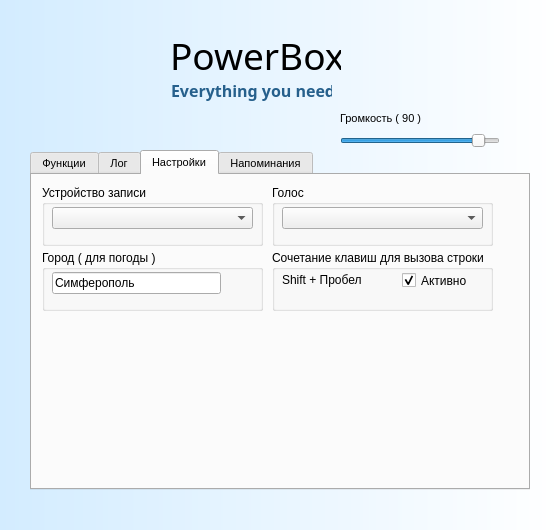
<?xml version="1.0" encoding="UTF-8"?>
<ui version="4.0">
 <class>Dialog</class>
 <widget class="QDialog" name="Dialog">
  <property name="geometry">
   <rect>
    <x>0</x>
    <y>0</y>
    <width>560</width>
    <height>530</height>
   </rect>
  </property>
  <property name="minimumSize">
   <size>
    <width>0</width>
    <height>0</height>
   </size>
  </property>
  <property name="maximumSize">
   <size>
    <width>789</width>
    <height>530</height>
   </size>
  </property>
  <property name="font">
   <font>
    <pointsize>8</pointsize>
   </font>
  </property>
  <property name="mouseTracking">
   <bool>false</bool>
  </property>
  <property name="tabletTracking">
   <bool>false</bool>
  </property>
  <property name="windowTitle">
   <string>Dialog</string>
  </property>
  <property name="windowIcon">
   <iconset resource="PowerBox.qrc">
    <normaloff>:/logo/powerbox.png</normaloff>:/logo/powerbox.png</iconset>
  </property>
  <property name="windowOpacity">
   <double>1.000000000000000</double>
  </property>
  <property name="layoutDirection">
   <enum>Qt::LeftToRight</enum>
  </property>
  <property name="styleSheet">
   <string notr="true">QDialog {
	background-color:qlineargradient(spread:pad, x1:0, y1:0, x2:1, y2:0, stop:0 rgb(211, 236, 255), stop:1 rgba(255, 255, 255, 255));
}

QPushButton {
	border: none;
	background:transparent;
}
QPushButton:hover {
	background:rgb(212, 212, 212)
}
QPushButton:pressed {
	background:rgb(195, 195, 195)
}
QTableWidget {
	border: none;
}
QScrollArea {
	background:white;
	color:white;
	background-color:white;
}</string>
  </property>
  <property name="modal">
   <bool>true</bool>
  </property>
  <widget class="QTabWidget" name="tabWidget">
   <property name="geometry">
    <rect>
     <x>30</x>
     <y>150</y>
     <width>500</width>
     <height>340</height>
    </rect>
   </property>
   <property name="currentIndex">
    <number>2</number>
   </property>
   <widget class="QWidget" name="functions">
    <attribute name="title">
     <string>Функции</string>
    </attribute>
    <widget class="QTableWidget" name="tableWidget">
     <property name="geometry">
      <rect>
       <x>0</x>
       <y>0</y>
       <width>491</width>
       <height>318</height>
      </rect>
     </property>
     <property name="minimumSize">
      <size>
       <width>491</width>
       <height>311</height>
      </size>
     </property>
     <property name="maximumSize">
      <size>
       <width>491</width>
       <height>16777215</height>
      </size>
     </property>
     <property name="mouseTracking">
      <bool>true</bool>
     </property>
     <property name="frameShape">
      <enum>QFrame::NoFrame</enum>
     </property>
     <property name="frameShadow">
      <enum>QFrame::Raised</enum>
     </property>
     <property name="lineWidth">
      <number>1</number>
     </property>
     <property name="midLineWidth">
      <number>0</number>
     </property>
     <property name="horizontalScrollBarPolicy">
      <enum>Qt::ScrollBarAlwaysOff</enum>
     </property>
     <property name="autoScroll">
      <bool>true</bool>
     </property>
     <property name="editTriggers">
      <set>QAbstractItemView::NoEditTriggers</set>
     </property>
     <property name="showDropIndicator" stdset="0">
      <bool>true</bool>
     </property>
     <property name="dragEnabled">
      <bool>false</bool>
     </property>
     <property name="alternatingRowColors">
      <bool>false</bool>
     </property>
     <property name="selectionBehavior">
      <enum>QAbstractItemView::SelectItems</enum>
     </property>
     <property name="textElideMode">
      <enum>Qt::ElideRight</enum>
     </property>
     <property name="verticalScrollMode">
      <enum>QAbstractItemView::ScrollPerPixel</enum>
     </property>
     <property name="horizontalScrollMode">
      <enum>QAbstractItemView::ScrollPerItem</enum>
     </property>
     <property name="showGrid">
      <bool>true</bool>
     </property>
     <property name="gridStyle">
      <enum>Qt::DashLine</enum>
     </property>
     <property name="sortingEnabled">
      <bool>false</bool>
     </property>
     <property name="wordWrap">
      <bool>true</bool>
     </property>
     <property name="cornerButtonEnabled">
      <bool>true</bool>
     </property>
     <property name="rowCount">
      <number>14</number>
     </property>
     <attribute name="horizontalHeaderCascadingSectionResizes">
      <bool>true</bool>
     </attribute>
     <attribute name="horizontalHeaderMinimumSectionSize">
      <number>50</number>
     </attribute>
     <attribute name="horizontalHeaderDefaultSectionSize">
      <number>150</number>
     </attribute>
     <attribute name="horizontalHeaderHighlightSections">
      <bool>true</bool>
     </attribute>
     <attribute name="horizontalHeaderShowSortIndicator" stdset="0">
      <bool>false</bool>
     </attribute>
     <attribute name="horizontalHeaderStretchLastSection">
      <bool>true</bool>
     </attribute>
     <attribute name="verticalHeaderVisible">
      <bool>false</bool>
     </attribute>
     <attribute name="verticalHeaderCascadingSectionResizes">
      <bool>true</bool>
     </attribute>
     <attribute name="verticalHeaderMinimumSectionSize">
      <number>50</number>
     </attribute>
     <attribute name="verticalHeaderDefaultSectionSize">
      <number>50</number>
     </attribute>
     <attribute name="verticalHeaderHighlightSections">
      <bool>true</bool>
     </attribute>
     <attribute name="verticalHeaderShowSortIndicator" stdset="0">
      <bool>true</bool>
     </attribute>
     <attribute name="verticalHeaderStretchLastSection">
      <bool>true</bool>
     </attribute>
     <row>
      <property name="text">
       <string>Время</string>
      </property>
     </row>
     <row>
      <property name="text">
       <string>Погода</string>
      </property>
     </row>
     <row>
      <property name="text">
       <string>Открытие строки</string>
      </property>
     </row>
     <row>
      <property name="text">
       <string>Выход из сеанса (Win + L)</string>
      </property>
     </row>
     <row>
      <property name="text">
       <string>Копирование сказанного</string>
      </property>
     </row>
     <row>
      <property name="text">
       <string>Завершение работы</string>
      </property>
     </row>
     <row>
      <property name="text">
       <string>Отмена завершения работы</string>
      </property>
     </row>
     <row>
      <property name="text">
       <string>Перезагрузка</string>
      </property>
     </row>
     <row>
      <property name="text">
       <string>Отмена перезагрузки</string>
      </property>
     </row>
     <row>
      <property name="text">
       <string>Напоминание</string>
      </property>
     </row>
     <row>
      <property name="text">
       <string>Удаление всех напоминаний</string>
      </property>
     </row>
     <row>
      <property name="text">
       <string>Математ. операции</string>
      </property>
     </row>
     <row>
      <property name="text">
       <string>Написание текста</string>
      </property>
     </row>
     <row>
      <property name="text">
       <string>Поиск в Интернете</string>
      </property>
     </row>
     <column>
      <property name="text">
       <string>Ключевые фразы</string>
      </property>
     </column>
     <item row="0" column="0">
      <property name="text">
       <string>сколько времени, текущее время, который час</string>
      </property>
     </item>
     <item row="1" column="0">
      <property name="text">
       <string>какая погода, погода на сегодня</string>
      </property>
     </item>
     <item row="2" column="0">
      <property name="text">
       <string>открыть строку, открыть поиск</string>
      </property>
     </item>
     <item row="3" column="0">
      <property name="text">
       <string>заблокировать, выйти из сеанса</string>
      </property>
     </item>
     <item row="4" column="0">
      <property name="text">
       <string>скопировать &lt;слова для копирования&gt;</string>
      </property>
     </item>
     <item row="5" column="0">
      <property name="text">
       <string>завершение работы, выключить компьютер</string>
      </property>
     </item>
     <item row="6" column="0">
      <property name="text">
       <string>отмена завершения работы, отмена, не выключать компьютер</string>
      </property>
     </item>
     <item row="7" column="0">
      <property name="text">
       <string>перезагрузить, перезагрузка компьютера</string>
      </property>
     </item>
     <item row="8" column="0">
      <property name="text">
       <string>отмена, не выключать компьютер</string>
      </property>
     </item>
     <item row="9" column="0">
      <property name="text">
       <string>напомнить &lt;напоминание&gt; в &lt;время&gt;,                    создать напоминание &lt;напоминание&gt; в &lt;время&gt;</string>
      </property>
     </item>
     <item row="10" column="0">
      <property name="text">
       <string>убрать напоминания, отменить напоминания</string>
      </property>
     </item>
     <item row="11" column="0">
      <property name="text">
       <string>сколько будет &lt;математ. выражение&gt;, посчитай &lt;математ. выражение&gt;</string>
      </property>
     </item>
     <item row="12" column="0">
      <property name="text">
       <string>напечатай &lt;запрос&gt;, напиши &lt;запрос&gt;, напечатать &lt;запрос&gt;, написать &lt;запрос&gt;</string>
      </property>
     </item>
     <item row="13" column="0">
      <property name="text">
       <string>искать в браузере &lt;запрос&gt;, искать в интернете &lt;запрос&gt;, поиск в интернете &lt;запрос&gt;</string>
      </property>
     </item>
    </widget>
   </widget>
   <widget class="QWidget" name="log">
    <attribute name="title">
     <string>Лог</string>
    </attribute>
    <widget class="QTextEdit" name="textEdit">
     <property name="geometry">
      <rect>
       <x>10</x>
       <y>8</y>
       <width>451</width>
       <height>311</height>
      </rect>
     </property>
     <property name="font">
      <font>
       <family>Consolas</family>
       <pointsize>15</pointsize>
       <weight>75</weight>
       <bold>true</bold>
      </font>
     </property>
     <property name="styleSheet">
      <string notr="true">QTextEdit {
	border: none;
}</string>
     </property>
     <property name="readOnly">
      <bool>true</bool>
     </property>
     <property name="html">
      <string>&lt;!DOCTYPE HTML PUBLIC &quot;-//W3C//DTD HTML 4.0//EN&quot; &quot;http://www.w3.org/TR/REC-html40/strict.dtd&quot;&gt;
&lt;html&gt;&lt;head&gt;&lt;meta name=&quot;qrichtext&quot; content=&quot;1&quot; /&gt;&lt;style type=&quot;text/css&quot;&gt;
p, li { white-space: pre-wrap; }
&lt;/style&gt;&lt;/head&gt;&lt;body style=&quot; font-family:'Consolas'; font-size:15pt; font-weight:600; font-style:normal;&quot;&gt;
&lt;p style=&quot;-qt-paragraph-type:empty; margin-top:0px; margin-bottom:0px; margin-left:0px; margin-right:0px; -qt-block-indent:0; text-indent:0px;&quot;&gt;&lt;br /&gt;&lt;/p&gt;&lt;/body&gt;&lt;/html&gt;</string>
     </property>
    </widget>
    <widget class="QPushButton" name="pushButton">
     <property name="geometry">
      <rect>
       <x>462</x>
       <y>0</y>
       <width>32</width>
       <height>32</height>
      </rect>
     </property>
     <property name="text">
      <string/>
     </property>
     <property name="icon">
      <iconset>
       <normaloff>:/buttons/E:/Python/PowerBox/delete.png</normaloff>:/buttons/E:/Python/PowerBox/delete.png</iconset>
     </property>
     <property name="iconSize">
      <size>
       <width>20</width>
       <height>20</height>
      </size>
     </property>
    </widget>
   </widget>
   <widget class="QWidget" name="settings">
    <attribute name="title">
     <string>Настройки</string>
    </attribute>
    <widget class="QGroupBox" name="groupBox">
     <property name="geometry">
      <rect>
       <x>10</x>
       <y>10</y>
       <width>221</width>
       <height>61</height>
      </rect>
     </property>
     <property name="title">
      <string>Устройство записи</string>
     </property>
     <widget class="QComboBox" name="comboBox">
      <property name="geometry">
       <rect>
        <x>10</x>
        <y>22</y>
        <width>201</width>
        <height>22</height>
       </rect>
      </property>
      <property name="currentIndex">
       <number>-1</number>
      </property>
     </widget>
    </widget>
    <widget class="QGroupBox" name="groupBox_2">
     <property name="geometry">
      <rect>
       <x>240</x>
       <y>75</y>
       <width>221</width>
       <height>61</height>
      </rect>
     </property>
     <property name="title">
      <string>Сочетание клавиш для вызова строки</string>
     </property>
     <widget class="QLabel" name="label_4">
      <property name="geometry">
       <rect>
        <x>10</x>
        <y>22</y>
        <width>91</width>
        <height>16</height>
       </rect>
      </property>
      <property name="text">
       <string>Shift + Пробел</string>
      </property>
     </widget>
     <widget class="QCheckBox" name="checkBox">
      <property name="geometry">
       <rect>
        <x>130</x>
        <y>22</y>
        <width>70</width>
        <height>17</height>
       </rect>
      </property>
      <property name="text">
       <string>Активно</string>
      </property>
      <property name="checked">
       <bool>true</bool>
      </property>
      <property name="tristate">
       <bool>false</bool>
      </property>
     </widget>
    </widget>
    <widget class="QGroupBox" name="groupBox_3">
     <property name="geometry">
      <rect>
       <x>10</x>
       <y>75</y>
       <width>221</width>
       <height>61</height>
      </rect>
     </property>
     <property name="title">
      <string>Город ( для погоды )</string>
     </property>
     <widget class="QLineEdit" name="lineEdit">
      <property name="geometry">
       <rect>
        <x>10</x>
        <y>22</y>
        <width>169</width>
        <height>22</height>
       </rect>
      </property>
      <property name="styleSheet">
       <string notr="true"/>
      </property>
      <property name="text">
       <string>Симферополь</string>
      </property>
     </widget>
     <widget class="QLabel" name="label_5">
      <property name="geometry">
       <rect>
        <x>183</x>
        <y>17</y>
        <width>31</width>
        <height>31</height>
       </rect>
      </property>
      <property name="text">
       <string/>
      </property>
      <property name="pixmap">
       <pixmap resource="PowerBox.qrc">:/result/right.png</pixmap>
      </property>
      <property name="scaledContents">
       <bool>true</bool>
      </property>
     </widget>
    </widget>
    <widget class="QLabel" name="label_7">
     <property name="geometry">
      <rect>
       <x>0</x>
       <y>120</y>
       <width>501</width>
       <height>261</height>
      </rect>
     </property>
     <property name="text">
      <string/>
     </property>
     <property name="pixmap">
      <pixmap resource="PowerBox.qrc">:/bg/ffbg.png</pixmap>
     </property>
     <property name="scaledContents">
      <bool>true</bool>
     </property>
    </widget>
    <widget class="QGroupBox" name="groupBox_4">
     <property name="geometry">
      <rect>
       <x>240</x>
       <y>10</y>
       <width>221</width>
       <height>61</height>
      </rect>
     </property>
     <property name="title">
      <string>Голос</string>
     </property>
     <widget class="QComboBox" name="comboBox_2">
      <property name="geometry">
       <rect>
        <x>10</x>
        <y>22</y>
        <width>201</width>
        <height>22</height>
       </rect>
      </property>
      <property name="currentIndex">
       <number>-1</number>
      </property>
     </widget>
    </widget>
   </widget>
   <widget class="QWidget" name="tab">
    <attribute name="title">
     <string>Напоминания</string>
    </attribute>
    <widget class="QListWidget" name="listWidget">
     <property name="geometry">
      <rect>
       <x>-1</x>
       <y>-1</y>
       <width>496</width>
       <height>316</height>
      </rect>
     </property>
     <item>
      <property name="text">
       <string>[ 17:00 ] - Сделать уроки</string>
      </property>
     </item>
     <item>
      <property name="text">
       <string>[ 88:00] - Ещё что-то</string>
      </property>
     </item>
    </widget>
   </widget>
  </widget>
  <widget class="QLabel" name="label">
   <property name="geometry">
    <rect>
     <x>30</x>
     <y>20</y>
     <width>109</width>
     <height>109</height>
    </rect>
   </property>
   <property name="text">
    <string/>
   </property>
   <property name="pixmap">
    <pixmap resource="PowerBox.qrc">:/logo/powerboxBright.png</pixmap>
   </property>
   <property name="scaledContents">
    <bool>true</bool>
   </property>
  </widget>
  <widget class="QLabel" name="label_2">
   <property name="geometry">
    <rect>
     <x>170</x>
     <y>20</y>
     <width>171</width>
     <height>71</height>
    </rect>
   </property>
   <property name="font">
    <font>
     <family>Bahnschrift SemiLight</family>
     <pointsize>28</pointsize>
    </font>
   </property>
   <property name="text">
    <string>PowerBox</string>
   </property>
  </widget>
  <widget class="QLabel" name="label_3">
   <property name="geometry">
    <rect>
     <x>171</x>
     <y>60</y>
     <width>161</width>
     <height>61</height>
    </rect>
   </property>
   <property name="font">
    <font>
     <family>Bahnschrift SemiBold</family>
     <pointsize>12</pointsize>
     <weight>75</weight>
     <italic>false</italic>
     <bold>true</bold>
     <underline>false</underline>
    </font>
   </property>
   <property name="styleSheet">
    <string notr="true">QLabel {
	color: rgb(38, 96, 140);
}</string>
   </property>
   <property name="frameShadow">
    <enum>QFrame::Plain</enum>
   </property>
   <property name="text">
    <string>Everything you need.</string>
   </property>
   <property name="scaledContents">
    <bool>false</bool>
   </property>
   <property name="wordWrap">
    <bool>false</bool>
   </property>
  </widget>
  <widget class="QPushButton" name="pushButton_2">
   <property name="geometry">
    <rect>
     <x>390</x>
     <y>40</y>
     <width>60</width>
     <height>60</height>
    </rect>
   </property>
   <property name="text">
    <string/>
   </property>
   <property name="icon">
    <iconset resource="PowerBox.qrc">
     <normaloff>:/result/right.png</normaloff>:/result/right.png</iconset>
   </property>
   <property name="iconSize">
    <size>
     <width>48</width>
     <height>48</height>
    </size>
   </property>
  </widget>
  <widget class="QLabel" name="label_6">
   <property name="geometry">
    <rect>
     <x>100</x>
     <y>0</y>
     <width>791</width>
     <height>611</height>
    </rect>
   </property>
   <property name="styleSheet">
    <string notr="true">QLabel {
	opacity: 0;
}</string>
   </property>
   <property name="text">
    <string/>
   </property>
   <property name="pixmap">
    <pixmap resource="PowerBox.qrc">:/bg/image036.png</pixmap>
   </property>
   <property name="scaledContents">
    <bool>true</bool>
   </property>
  </widget>
  <widget class="QSlider" name="horizontalSlider">
   <property name="geometry">
    <rect>
     <x>340</x>
     <y>130</y>
     <width>160</width>
     <height>22</height>
    </rect>
   </property>
   <property name="maximum">
    <number>100</number>
   </property>
   <property name="value">
    <number>90</number>
   </property>
   <property name="orientation">
    <enum>Qt::Horizontal</enum>
   </property>
  </widget>
  <widget class="QLabel" name="label_8">
   <property name="geometry">
    <rect>
     <x>340</x>
     <y>110</y>
     <width>101</width>
     <height>16</height>
    </rect>
   </property>
   <property name="text">
    <string>Громкость ( 90 )</string>
   </property>
  </widget>
  <zorder>label_6</zorder>
  <zorder>tabWidget</zorder>
  <zorder>label</zorder>
  <zorder>label_2</zorder>
  <zorder>label_3</zorder>
  <zorder>pushButton_2</zorder>
  <zorder>horizontalSlider</zorder>
  <zorder>label_8</zorder>
 </widget>
 <resources>
  <include location="PowerBox.qrc"/>
 </resources>
 <connections/>
</ui>
